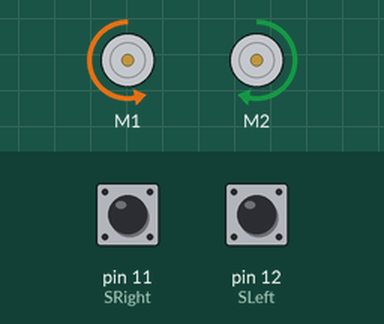
Bench run of a sketch on a simulated Arduino Uno, built with avr-gcc and run on an emulated ATmega328P. Parts: 2 × DC motor (green arrow = forward, orange = backward, longer = faster). Inputs (shaded band) come from the test bench; at power-on: pin 11 (SRight) LOW, pin 12 (SLeft) LOW.

Above: at 1.2 s.
1.3 s: pin 11 (SRight) pulled HIGH for 0.15 s
At 1.37 s:
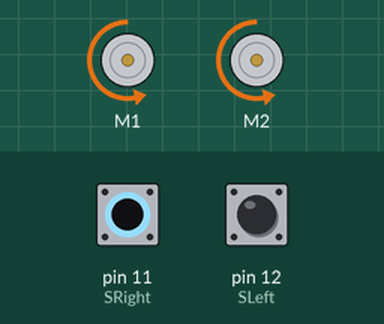
2.9 s: pin 12 (SLeft) pulled HIGH for 0.15 s
At 2.97 s:
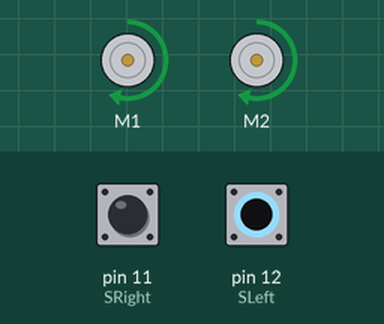
4.5 s: pin 12 (SLeft) pulled HIGH for 3.2 s
At 8.9 s:
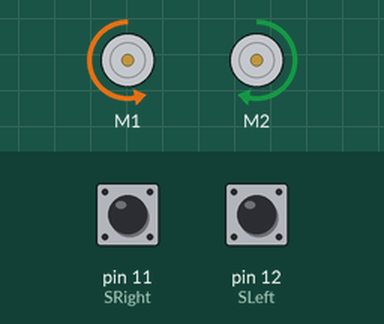
9.2 s: pin 11 (SRight) pulled HIGH for 3.2 s
At 10.2 s:
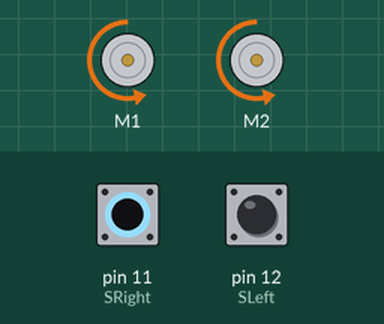
13.9 s: pin 11 (SRight) driven HIGH and pin 12 (SLeft) driven HIGH
At 15.0 s:
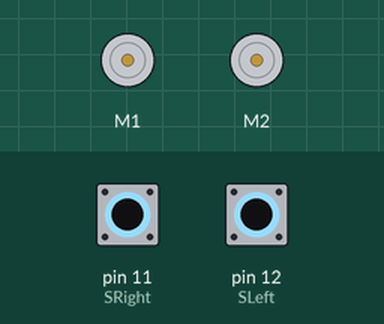
Timing chart, 0 to 16.4 s (numbered marks = the images above; inputs shaded):
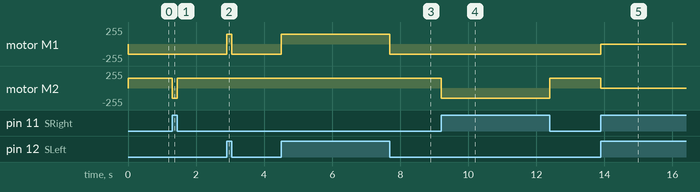

The sketch:

Path_following_of_mbot.ino
```cpp
// #include <SoftwareSerial.h>
// SoftwareSerial BT(0,1);   // 接收腳(RX), 傳送腳(TX)；接HC-06之TXD、RXD；先不要用0,1,因為USB用
#include "MeOrion.h"
MeDCMotor motor1(M1);
MeDCMotor motor2(M2);
const int SRight = 11;     //右感測器輸入腳
const int SLeft = 12;      //左感測器輸入腳

int SRR;    //右感測器狀態
int SLL;    //左感測器狀態
byte byteSensorStatus=0;

uint8_t motorSpeed = 150;/* value: between -255 and 255. */

void setup()
{
  pinMode(SLeft, INPUT);
  pinMode(SRight, INPUT);
}

void loop()
{
   byteSensorStatus = 0;
  // 讀取感測器狀態值
  SRR = digitalRead(SRight);
  if(SRR == 1)
     byteSensorStatus = (byteSensorStatus | (0x01 << 1));
  SLL = digitalRead(SLeft);
  if(SLL == 1)
     byteSensorStatus = (byteSensorStatus | 0x01);
  switch(byteSensorStatus)

  {             // 　　感測器黑色:0  　白色:1
    case 0: // SL:0  SR:0
           forward() ;
            break;
    case 1: // SL:1 SR:0  //no used
            right();
            break;
    case 2: // SL:0  SR:1  //no used
             left();
            break;
    case 3: // SL:1  SR:1
           motorstop();
            break;
  }
}

void motorstop()
{
  motor1.stop();
  motor2.stop();
}

void forward()
{
  motor1.run(-motorSpeed);
  motor2.run(motorSpeed);
}

void backward()
{
  motor1.run(motorSpeed);
  motor2.run(-motorSpeed);
}

// Let right motor keep running, but stop left motor
void right()
{
  motor1.run(motorSpeed);
  motor2.run(motorSpeed);
}

// Let left motor keep running, but stop right motor
void left()
{
  motor1.run(-motorSpeed);
  motor2.run(-motorSpeed);
}
```

Measured:
- after the input at 1.3 s, motor M2: forward 150/255 → backward 150/255 at once, → forward 150/255 0.15 s later
- after the input at 2.9 s, motor M1: backward 150/255 → forward 150/255 at once, → backward 150/255 0.15 s later
- after the input at 4.5 s, motor M1: backward 150/255 → forward 150/255 at once, → backward 150/255 3.2 s later
- after the input at 9.2 s, motor M2: forward 150/255 → backward 150/255 at once, → forward 150/255 3.2 s later
- after the input at 13.9 s, motor M1: backward 150/255 → stopped at once; motor M2: forward 150/255 → stopped at once
